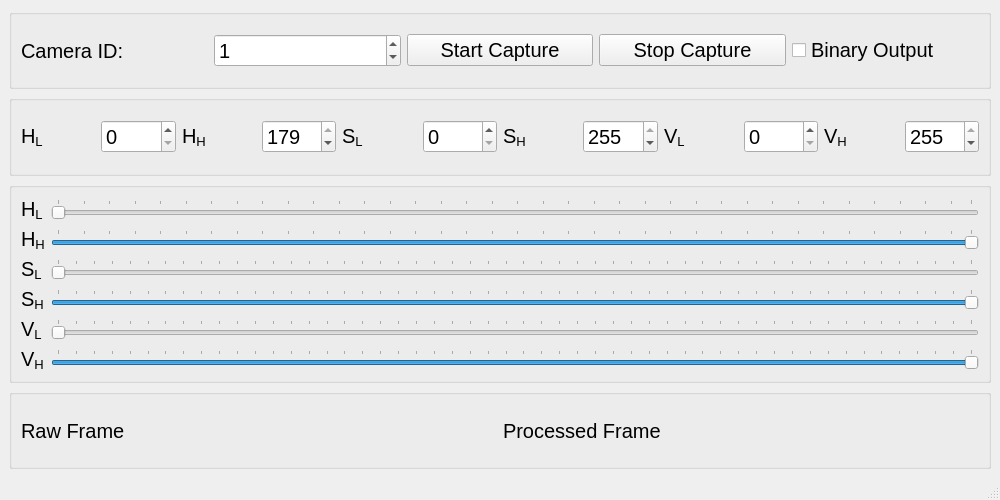
<?xml version="1.0" encoding="UTF-8"?>
<ui version="4.0">
 <class>MainWindow</class>
 <widget class="QMainWindow" name="MainWindow">
  <property name="geometry">
   <rect>
    <x>0</x>
    <y>0</y>
    <width>1000</width>
    <height>500</height>
   </rect>
  </property>
  <property name="windowTitle">
   <string>HSV Range Finder</string>
  </property>
  <widget class="QWidget" name="centralwidget">
   <property name="font">
    <font>
     <pointsize>15</pointsize>
    </font>
   </property>
   <layout class="QVBoxLayout" name="verticalLayout_4">
    <item>
     <widget class="QGroupBox" name="groupBox_4">
      <property name="title">
       <string/>
      </property>
      <layout class="QHBoxLayout" name="horizontalLayout_2">
       <item>
        <widget class="QLabel" name="label_15">
         <property name="text">
          <string>Camera ID:</string>
         </property>
         <property name="buddy">
          <cstring>spinBoxCamNo</cstring>
         </property>
        </widget>
       </item>
       <item>
        <widget class="QSpinBox" name="spinBoxCamNo">
         <property name="maximum">
          <number>3</number>
         </property>
         <property name="value">
          <number>1</number>
         </property>
        </widget>
       </item>
       <item>
        <widget class="QPushButton" name="buttonStartCapture">
         <property name="text">
          <string>Start Capture</string>
         </property>
        </widget>
       </item>
       <item>
        <widget class="QPushButton" name="buttonStopCapture">
         <property name="text">
          <string>Stop Capture</string>
         </property>
        </widget>
       </item>
       <item>
        <widget class="QCheckBox" name="checkBoxBinaryOut">
         <property name="text">
          <string>Binary Output</string>
         </property>
        </widget>
       </item>
      </layout>
     </widget>
    </item>
    <item>
     <widget class="QGroupBox" name="groupBox">
      <property name="font">
       <font>
        <pointsize>15</pointsize>
       </font>
      </property>
      <property name="title">
       <string/>
      </property>
      <layout class="QGridLayout" name="gridLayout_3">
       <item row="0" column="5">
        <widget class="QSpinBox" name="spinBox_S_low">
         <property name="maximum">
          <number>255</number>
         </property>
        </widget>
       </item>
       <item row="0" column="6">
        <widget class="QLabel" name="label_10">
         <property name="text">
          <string>S&lt;sub&gt;H&lt;/sub&gt;</string>
         </property>
         <property name="buddy">
          <cstring>spinBox_S_high</cstring>
         </property>
        </widget>
       </item>
       <item row="0" column="11">
        <widget class="QSpinBox" name="spinBox_V_high">
         <property name="maximum">
          <number>255</number>
         </property>
         <property name="value">
          <number>255</number>
         </property>
        </widget>
       </item>
       <item row="0" column="3">
        <widget class="QSpinBox" name="spinBox_H_high">
         <property name="maximum">
          <number>179</number>
         </property>
         <property name="value">
          <number>179</number>
         </property>
        </widget>
       </item>
       <item row="0" column="1">
        <widget class="QSpinBox" name="spinBox_H_low">
         <property name="maximum">
          <number>179</number>
         </property>
        </widget>
       </item>
       <item row="0" column="7">
        <widget class="QSpinBox" name="spinBox_S_high">
         <property name="maximum">
          <number>255</number>
         </property>
         <property name="value">
          <number>255</number>
         </property>
        </widget>
       </item>
       <item row="0" column="9">
        <widget class="QSpinBox" name="spinBox_V_low">
         <property name="maximum">
          <number>255</number>
         </property>
        </widget>
       </item>
       <item row="0" column="2">
        <widget class="QLabel" name="label_8">
         <property name="text">
          <string>H&lt;sub&gt;H&lt;/sub&gt;</string>
         </property>
         <property name="buddy">
          <cstring>spinBox_H_high</cstring>
         </property>
        </widget>
       </item>
       <item row="0" column="0">
        <widget class="QLabel" name="label_7">
         <property name="text">
          <string>H&lt;sub&gt;L&lt;/sub&gt;</string>
         </property>
         <property name="buddy">
          <cstring>spinBox_H_low</cstring>
         </property>
        </widget>
       </item>
       <item row="0" column="8">
        <widget class="QLabel" name="label_11">
         <property name="text">
          <string>V&lt;sub&gt;L&lt;/sub&gt;</string>
         </property>
         <property name="buddy">
          <cstring>spinBox_V_low</cstring>
         </property>
        </widget>
       </item>
       <item row="0" column="4">
        <widget class="QLabel" name="label_9">
         <property name="text">
          <string>S&lt;sub&gt;L&lt;/sub&gt;</string>
         </property>
         <property name="buddy">
          <cstring>spinBox_S_low</cstring>
         </property>
        </widget>
       </item>
       <item row="0" column="10">
        <widget class="QLabel" name="label_12">
         <property name="text">
          <string>V&lt;sub&gt;H&lt;/sub&gt;</string>
         </property>
         <property name="buddy">
          <cstring>spinBox_V_high</cstring>
         </property>
        </widget>
       </item>
      </layout>
     </widget>
    </item>
    <item>
     <widget class="QGroupBox" name="groupBox_2">
      <property name="font">
       <font>
        <pointsize>15</pointsize>
       </font>
      </property>
      <property name="title">
       <string/>
      </property>
      <layout class="QGridLayout" name="gridLayout_4">
       <item row="2" column="1">
        <widget class="QSlider" name="horizontalSlider_S_low">
         <property name="maximum">
          <number>255</number>
         </property>
         <property name="orientation">
          <enum>Qt::Horizontal</enum>
         </property>
         <property name="tickPosition">
          <enum>QSlider::TicksAbove</enum>
         </property>
         <property name="tickInterval">
          <number>5</number>
         </property>
        </widget>
       </item>
       <item row="3" column="1">
        <widget class="QSlider" name="horizontalSlider_S_high">
         <property name="maximum">
          <number>255</number>
         </property>
         <property name="value">
          <number>255</number>
         </property>
         <property name="orientation">
          <enum>Qt::Horizontal</enum>
         </property>
         <property name="tickPosition">
          <enum>QSlider::TicksAbove</enum>
         </property>
         <property name="tickInterval">
          <number>5</number>
         </property>
        </widget>
       </item>
       <item row="5" column="1">
        <widget class="QSlider" name="horizontalSlider_V_high">
         <property name="maximum">
          <number>255</number>
         </property>
         <property name="value">
          <number>255</number>
         </property>
         <property name="orientation">
          <enum>Qt::Horizontal</enum>
         </property>
         <property name="tickPosition">
          <enum>QSlider::TicksAbove</enum>
         </property>
         <property name="tickInterval">
          <number>5</number>
         </property>
        </widget>
       </item>
       <item row="1" column="1">
        <widget class="QSlider" name="horizontalSlider_H_high">
         <property name="maximum">
          <number>179</number>
         </property>
         <property name="value">
          <number>179</number>
         </property>
         <property name="orientation">
          <enum>Qt::Horizontal</enum>
         </property>
         <property name="tickPosition">
          <enum>QSlider::TicksAbove</enum>
         </property>
         <property name="tickInterval">
          <number>5</number>
         </property>
        </widget>
       </item>
       <item row="4" column="1">
        <widget class="QSlider" name="horizontalSlider_V_low">
         <property name="maximum">
          <number>255</number>
         </property>
         <property name="orientation">
          <enum>Qt::Horizontal</enum>
         </property>
         <property name="tickPosition">
          <enum>QSlider::TicksAbove</enum>
         </property>
         <property name="tickInterval">
          <number>5</number>
         </property>
        </widget>
       </item>
       <item row="0" column="1">
        <widget class="QSlider" name="horizontalSlider_H_low">
         <property name="maximum">
          <number>179</number>
         </property>
         <property name="orientation">
          <enum>Qt::Horizontal</enum>
         </property>
         <property name="tickPosition">
          <enum>QSlider::TicksAbove</enum>
         </property>
         <property name="tickInterval">
          <number>5</number>
         </property>
        </widget>
       </item>
       <item row="0" column="0">
        <widget class="QLabel" name="label">
         <property name="text">
          <string>H&lt;sub&gt;L&lt;/sub&gt;</string>
         </property>
         <property name="buddy">
          <cstring>horizontalSlider_H_low</cstring>
         </property>
        </widget>
       </item>
       <item row="1" column="0">
        <widget class="QLabel" name="label_2">
         <property name="text">
          <string>H&lt;sub&gt;H&lt;/sub&gt;</string>
         </property>
         <property name="buddy">
          <cstring>horizontalSlider_H_high</cstring>
         </property>
        </widget>
       </item>
       <item row="2" column="0">
        <widget class="QLabel" name="label_3">
         <property name="text">
          <string>S&lt;sub&gt;L&lt;/sub&gt;</string>
         </property>
         <property name="buddy">
          <cstring>horizontalSlider_S_low</cstring>
         </property>
        </widget>
       </item>
       <item row="3" column="0">
        <widget class="QLabel" name="label_4">
         <property name="text">
          <string>S&lt;sub&gt;H&lt;/sub&gt;</string>
         </property>
         <property name="buddy">
          <cstring>horizontalSlider_S_high</cstring>
         </property>
        </widget>
       </item>
       <item row="4" column="0">
        <widget class="QLabel" name="label_5">
         <property name="text">
          <string>V&lt;sub&gt;L&lt;/sub&gt;</string>
         </property>
         <property name="buddy">
          <cstring>horizontalSlider_V_low</cstring>
         </property>
        </widget>
       </item>
       <item row="5" column="0">
        <widget class="QLabel" name="label_6">
         <property name="text">
          <string>V&lt;sub&gt;H&lt;/sub&gt;</string>
         </property>
         <property name="buddy">
          <cstring>horizontalSlider_V_high</cstring>
         </property>
        </widget>
       </item>
      </layout>
     </widget>
    </item>
    <item>
     <widget class="QGroupBox" name="groupBox_3">
      <property name="title">
       <string/>
      </property>
      <layout class="QHBoxLayout" name="horizontalLayout">
       <item>
        <widget class="QLabel" name="label_raw_frame">
         <property name="text">
          <string>Raw Frame</string>
         </property>
        </widget>
       </item>
       <item>
        <widget class="QLabel" name="label_proc_frame">
         <property name="text">
          <string>Processed Frame</string>
         </property>
        </widget>
       </item>
      </layout>
     </widget>
    </item>
   </layout>
  </widget>
  <widget class="QStatusBar" name="statusbar"/>
 </widget>
 <resources/>
 <connections/>
</ui>
